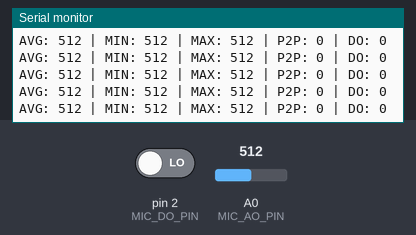
Bench run of a sketch on a simulated Arduino Uno, built with avr-gcc and run on an emulated ATmega328P. Parts: the last lines printed to the serial monitor. Inputs (shaded band) come from the test bench; at power-on: A0 (MIC_AO_PIN) = 512, pin 2 (MIC_DO_PIN) LOW.

Above: at 8.7 s.
8.8 s: A0 (MIC_AO_PIN) set to 11
At 8.89 s:
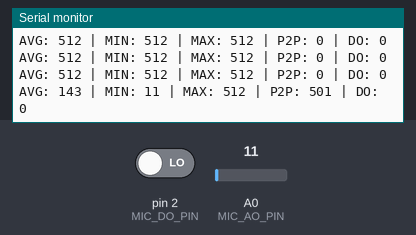
10.3 s: A0 (MIC_AO_PIN) set to 8
At 10.31 s:
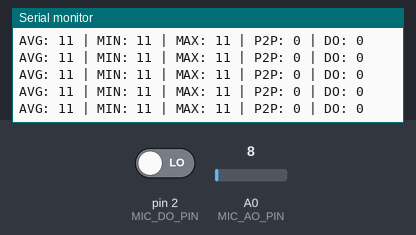
Timing chart, 0 to 12.8 s (numbered marks = the images above; inputs shaded):
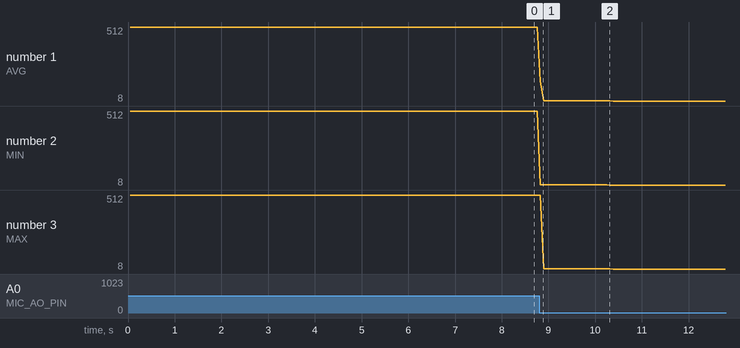

The sketch:

mkr_mic_test.ino
```cpp
#include <Arduino.h>

#define MIC_AO_PIN A0
#define MIC_DO_PIN 2

// Se il tuo modulo non ha D0 collegato, lascia pure scollegato MIC_DO_PIN.
// Baud rate seriale
const long SERIAL_BAUD = 115200;
const uint16_t WINDOW_MS = 40;

void setup() {
 Serial.begin(115200);
 while (!Serial);

  pinMode(MIC_AO_PIN, INPUT);
  pinMode(MIC_DO_PIN, INPUT);

  Serial.println("=== TEST MICROFONO MKR ===");
  Serial.println("Collegamenti:");
  Serial.println("VCC -> 3.3V, GND -> GND, AO -> A0, DO -> D2 (opzionale)");
  Serial.println("Parla o fai un battito di mani vicino al microfono.");
  Serial.println();
}

void loop() {
  uint16_t minV = 1023;
  uint16_t maxV = 0;
  uint32_t sum = 0;
  uint16_t n = 0;

  unsigned long t0 = millis();
  while (millis() - t0 < WINDOW_MS) {
    uint16_t sample = analogRead(MIC_AO_PIN); // 0..1023
    if (sample < minV) minV = sample;
    if (sample > maxV) maxV = sample;
    sum += sample;
    n++;
  }

  uint16_t avg = (n > 0) ? (sum / n) : 0;
  uint16_t p2p = maxV - minV; // escursione segnale nella finestra
  int digitalValue = digitalRead(MIC_DO_PIN); // 0/1

  Serial.print("AVG: ");
  Serial.print(avg);
  Serial.print(" | MIN: ");
  Serial.print(minV);
  Serial.print(" | MAX: ");
  Serial.print(maxV);
  Serial.print(" | P2P: ");
  Serial.print(p2p);
  Serial.print(" | DO: ");
  Serial.println(digitalValue);

  delay(30);
}
```

Measured:
- after the input at 8.8 s, the serial monitor: prints a new line at once (image 1)
- plotted number 1: 512 → 11 after the input at 8.8 s, 11 → 8 after the input at 10.3 s
- plotted number 2: 512 → 11 after the input at 8.8 s, 11 → 8 after the input at 10.3 s
- plotted number 3: 512 → 11 after the input at 8.8 s, 11 → 8 after the input at 10.3 s
